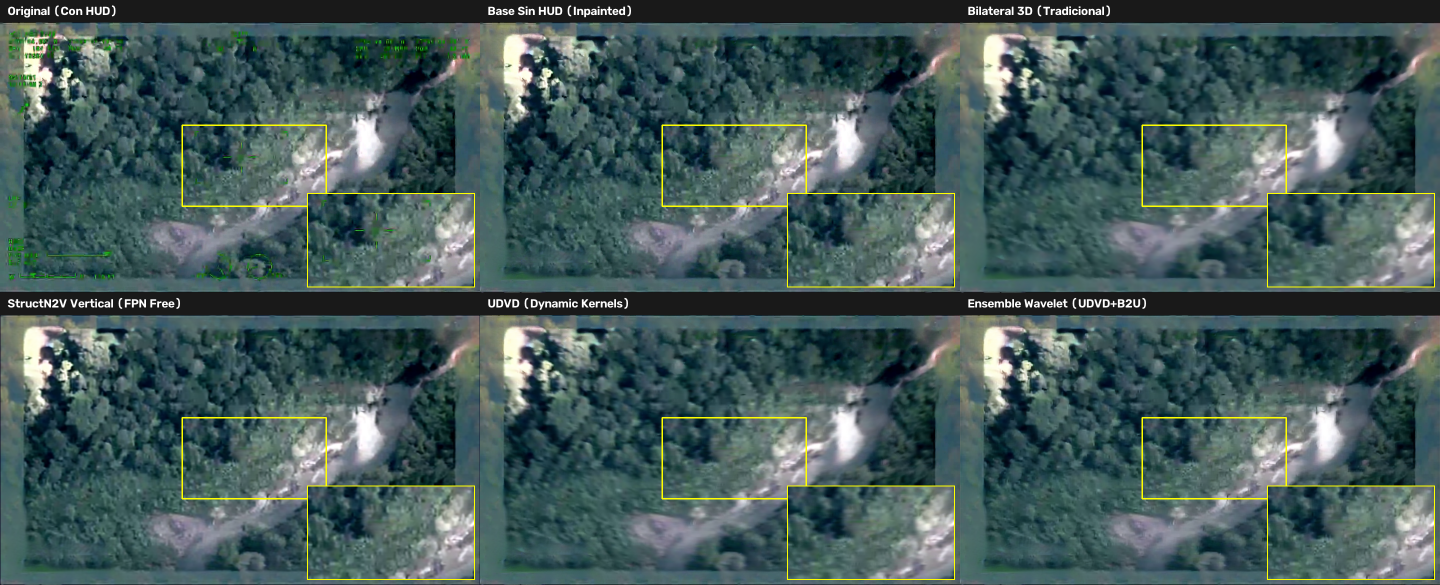
#> input picture figuras_tesis/mosaico_comparativo_f100.png, 2880 x 1170 px (shown at 1/2 size)
$ python -i caracterizar_regimenes_video.py   (imports and definitions only)   (older library calls are emulated)
#> lines starting #> are read from the running program, lines starting #| are printed output that depends on the picture; after the words box and inside, x2 and y2 are one past the last pixel; in counts of white or black regions, pixels touching at a corner belong together
#!/usr/bin/env python3
"""
==============================================================================
CARACTERIZACIÓN FÍSICA Y CONTEO DE REGÍMENES PARA VIDEOS FLIR (FAC)
==============================================================================
Analiza fotograma a fotograma la física de la escena y la firma del HUD
(esquina inferior izquierda) sin depender ciegamente de OCR.

Detecta y clasifica automáticamente los 4 regímenes operativos del sensor:
  1. HDIR_Termico: Sensor infrarrojo térmico (InSb / MWIR) -> delta_rgb ~ 0
  2. HDEO_Optico_HAZE: Sensor óptico visible con bruma/nube -> bajo contraste IQR
  3. HDEO_Optico_DDE_Activo: Sensor óptico con realce digital (DDE) -> alta energía laplaciana
  4. HDEO_Optico_Estandar: Sensor óptico en condiciones nominales

Genera automáticamente:
  - CSV con métricas por fotograma y asignación de régimen.
  - Gráfica de línea de tiempo temporal de los regímenes (timeline).
  - Gráfica de distribución porcentual y conteo (barras / torta).
  - Resumen textual con los intervalos continuos de frames de cada régimen.
==============================================================================
"""

import argparse
import json
import os
import re
import sys
from pathlib import Path

import cv2
import matplotlib
# [1 line not run here, left out]
import matplotlib.pyplot as plt
import numpy as np
import pandas as pd
from sklearn.cluster import KMeans
from tqdm import tqdm


def extraer_firma_esquina_inferior_izquierda(img_bgr):
    """
    Recorta la esquina inferior izquierda donde se encuentran HDEO/HDIR,
    HAZE, DDE, FOC y EXP, y extrae descriptores visuales de su contenido.
    """
    h, w, _ = img_bgr.shape
    # Coordenadas exactas de la esquina inferior izquierda del HUD (FLIR Star SAFIRE)
    y1, y2 = int(h * 0.75), int(h * 0.98)
    x1, x2 = 0, int(w * 0.25)
    roi = img_bgr[y1:y2, x1:x2]

    # Binarizar para aislar el texto blanco del HUD (típicamente píxeles >= 210)
    gray = cv2.cvtColor(roi, cv2.COLOR_BGR2GRAY)
    _, binaria = cv2.threshold(gray, 210, 255, cv2.THRESH_BINARY)

    # Analizar cuántas líneas de texto aparecen encendidas y su proyección vertical
    proyeccion_y = np.sum(binaria > 0, axis=1)
    lineas_activas = int(np.count_nonzero(proyeccion_y > 5))  # umbral de ancho de línea

    # Densidad de píxeles activos de texto en el HUD
    densidad_texto = float(np.mean(binaria > 0))

    return binaria, lineas_activas, densidad_texto


# [4 lines left out: function extraer_numero_frame, not called in this run]


def procesar_un_frame(ruta):
    """Procesa un único fotograma extrayendo sus descriptores físicos y de HUD."""
    img = cv2.imread(str(ruta))
#> img is the input picture: shape (1170, 2880, 3); mean B, G, R 89.3, 90.1, 69
    if img is None:
        return None

    h, w, _ = img.shape
#> h = 1170; w = 2880
    # Zona central de la escena (lejos del HUD perimetral)
    escena = img[int(h * 0.2) : int(h * 0.8), int(w * 0.2) : int(w * 0.8)]
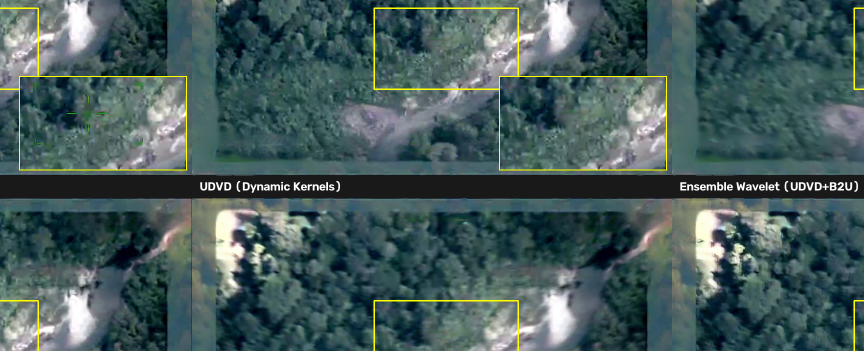
#> escena: shape (702, 1728, 3) (shown at 1/2 size); mean B, G, R 90.6, 91, 70.1
    b, g, r = cv2.split(escena.astype(np.float32))
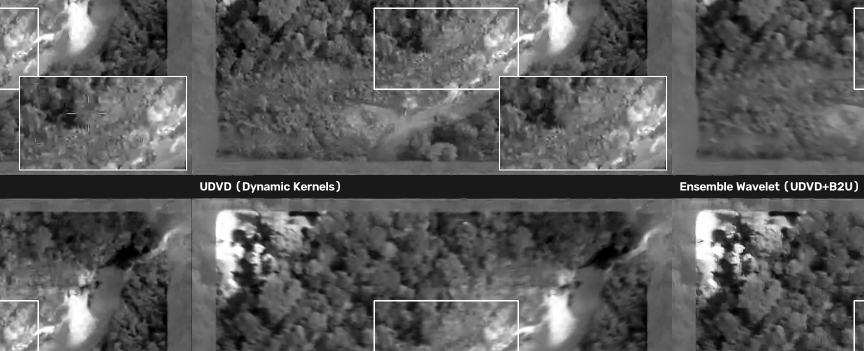
#> g: shape (702, 1728) float32 (shown at 1/2 size); min 0, max 255, mean 91
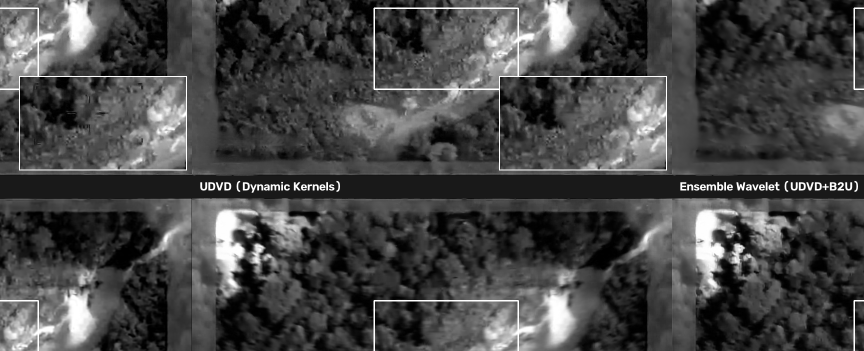
#> r: shape (702, 1728) float32 (shown at 1/2 size); min 0, max 255, mean 70.1
    gray_escena = cv2.cvtColor(escena, cv2.COLOR_BGR2GRAY)

    # 1. Métricas físicas de la escena
    # delta_rgb: si es térmico puro (monocromático codificado en 3 canales), delta_rgb ~ 0
    delta_rgb = float(np.median(np.abs(r - g) + np.abs(g - b)))
#> delta_rgb = 31

    # contraste_iqr: rango intercuartílico de intensidad (bruma/HAZE comprime el IQR)
    p75 = np.percentile(gray_escena, 75)
#> p75 = 103
    p25 = np.percentile(gray_escena, 25)
#> p25 = 53
    contraste_iqr = float(p75 - p25)
#> contraste_iqr = 50

    # Gradiente de alta frecuencia (detecta DDE / ruido de bordes estirado)
    lap = np.abs(cv2.Laplacian(gray_escena, cv2.CV_32F))
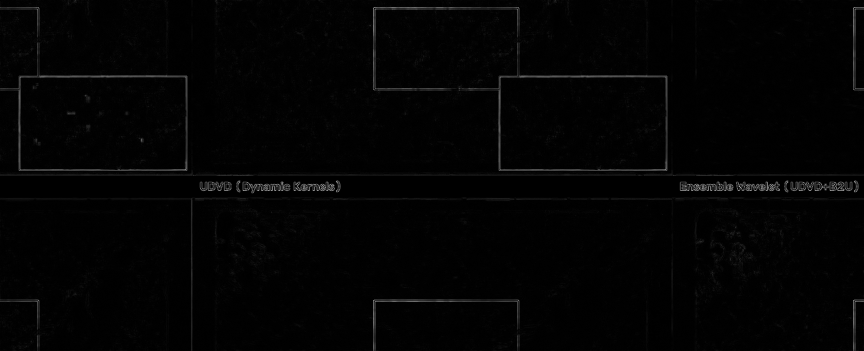
#> lap: shape (702, 1728) float32 (shown at 1/2 size); min 0, max 473, mean 6.2; drawn with min black and max white
    energia_bordes = float(np.median(lap))
#> energia_bordes = 2

    # Brillo mediano de la escena
    brillo_mediano = float(np.median(gray_escena))
#> brillo_mediano = 81

    # 2. Análisis del bloque inferior izquierdo (HUD)
    _, lineas_hud, densidad_hud = extraer_firma_esquina_inferior_izquierda(img)
#> in extraer_firma_esquina_inferior_izquierda, `roi = img_bgr[y1:y2, x1:x2]`:
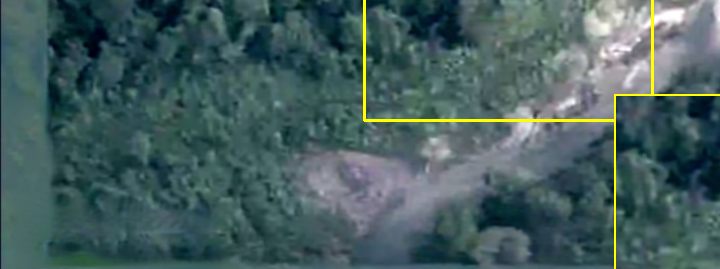
#> roi: shape (269, 720, 3); mean B, G, R 94.3, 94.1, 69.5
#> in extraer_firma_esquina_inferior_izquierda, `gray = cv2.cvtColor(roi, cv2.COLOR_BGR2GRAY)`:
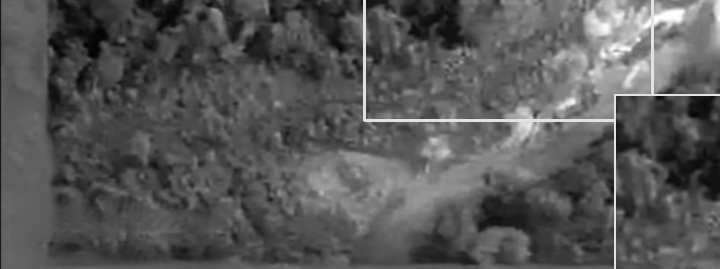
#> gray: shape (269, 720); min 1, max 255, mean 86.8
#> in extraer_firma_esquina_inferior_izquierda, `_, binaria = cv2.threshold(gray, 210, 255, cv2.THRESH_BINARY)`:
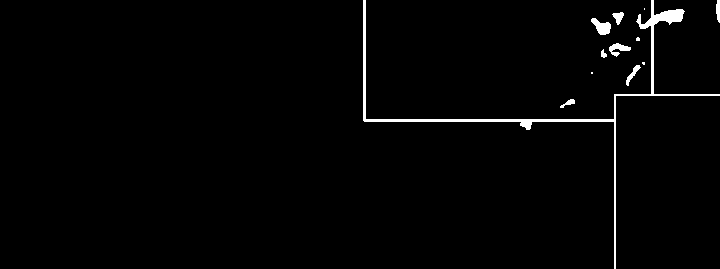
#> binaria: shape (269, 720); 1.6% white; 12 white regions (4 under 20 px), largest, box (x1, y1, x2, y2) and area: (363, 0, 720, 269) 2447, (591, 18, 611, 35) 197, (609, 43, 631, 57) 148
#> in extraer_firma_esquina_inferior_izquierda, `proyeccion_y = np.sum(binaria > 0, axis=1)`: proyeccion_y = 269 values, max 253 at index 119, min 2 at index 130, mean 11.79
#> in extraer_firma_esquina_inferior_izquierda, `lineas_activas = int(np.count_nonzero(proyeccion_y > 5))`: lineas_activas = 116
#> in extraer_firma_esquina_inferior_izquierda, `densidad_texto = float(np.mean(binaria > 0))`: densidad_texto = 0.0164
#> lineas_hud = 116; densidad_hud = 0.0164

    # 3. Lógica heurística robusta combinada
    if delta_rgb < 0.6:
        sensor_modo = "HDIR_Termico"
    elif contraste_iqr < 25.0:
        sensor_modo = "HDEO_Optico_HAZE"
    elif energia_bordes > 12.0:
        sensor_modo = "HDEO_Optico_DDE_Activo"
    else:
        sensor_modo = "HDEO_Optico_Estandar"

#> (the run stopped early here; a loop or call above may not have finished)

$ run again, on figuras_tesis/mosaico_comparativo_f560.png
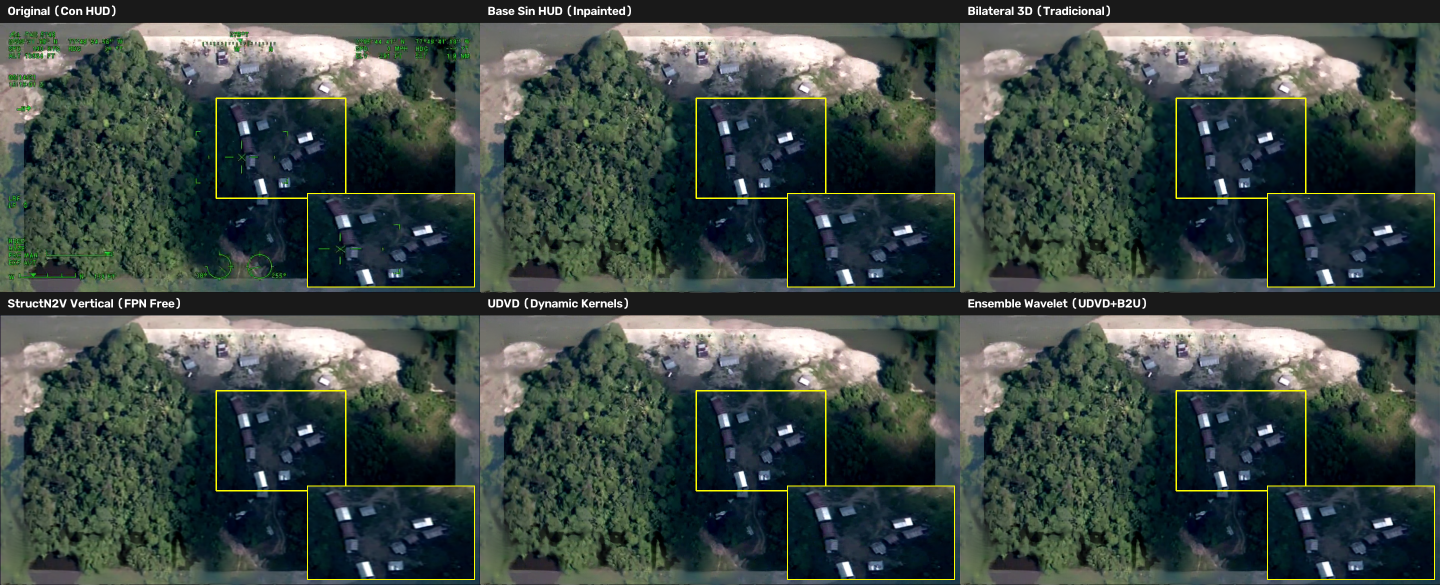
#> input picture figuras_tesis/mosaico_comparativo_f560.png, 2880 x 1170 px (shown at 1/2 size)
#> in procesar_un_frame, img is the input picture: shape (1170, 2880, 3); mean B, G, R 68.4, 72.8, 61.7
#> delta_rgb = 27
#> p75 = 93
#> p25 = 25
#> contraste_iqr = 68
#> in procesar_un_frame, `lap = np.abs(cv2.Laplacian(gray_escena, cv2.CV_32F))`:
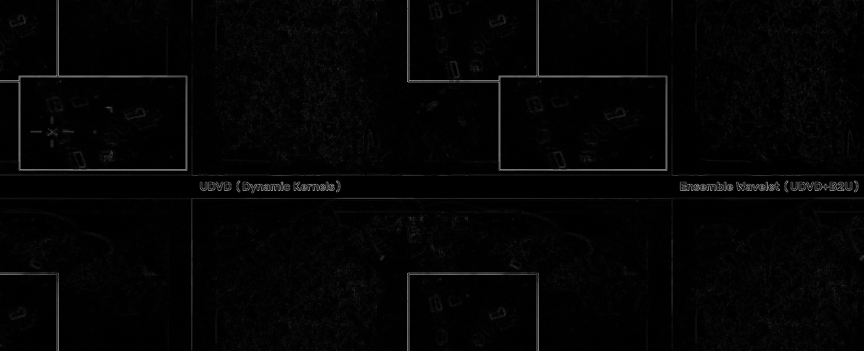
#> lap: shape (702, 1728) float32 (shown at 1/2 size); min 0, max 473, mean 8.4; drawn with min black and max white
#> energia_bordes = 3
#> brillo_mediano = 59
#> in extraer_firma_esquina_inferior_izquierda, `_, binaria = cv2.threshold(gray, 210, 255, cv2.THRESH_BINARY)`:
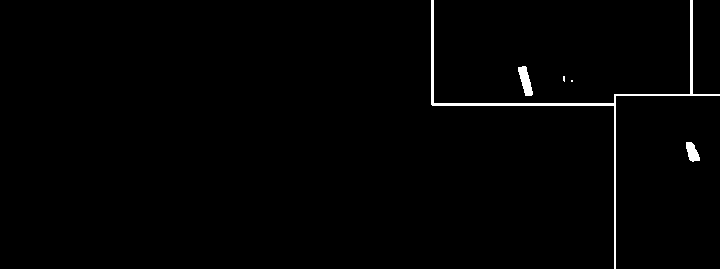
#> binaria: shape (269, 720); 1.1% white; 5 white regions (2 under 20 px), largest, box (x1, y1, x2, y2) and area: (431, 0, 720, 269) 1697, (518, 66, 533, 96) 258, (686, 142, 700, 162) 184
#> proyeccion_y = 269 values, max 185 at index 103, min 2 at index 106, mean 8.01
#> lineas_activas = 118
#> densidad_texto = 0.0111
#> lineas_hud = 118; densidad_hud = 0.0111

$ run again, on figuras_tesis/mosaico_comparativo_f600.png
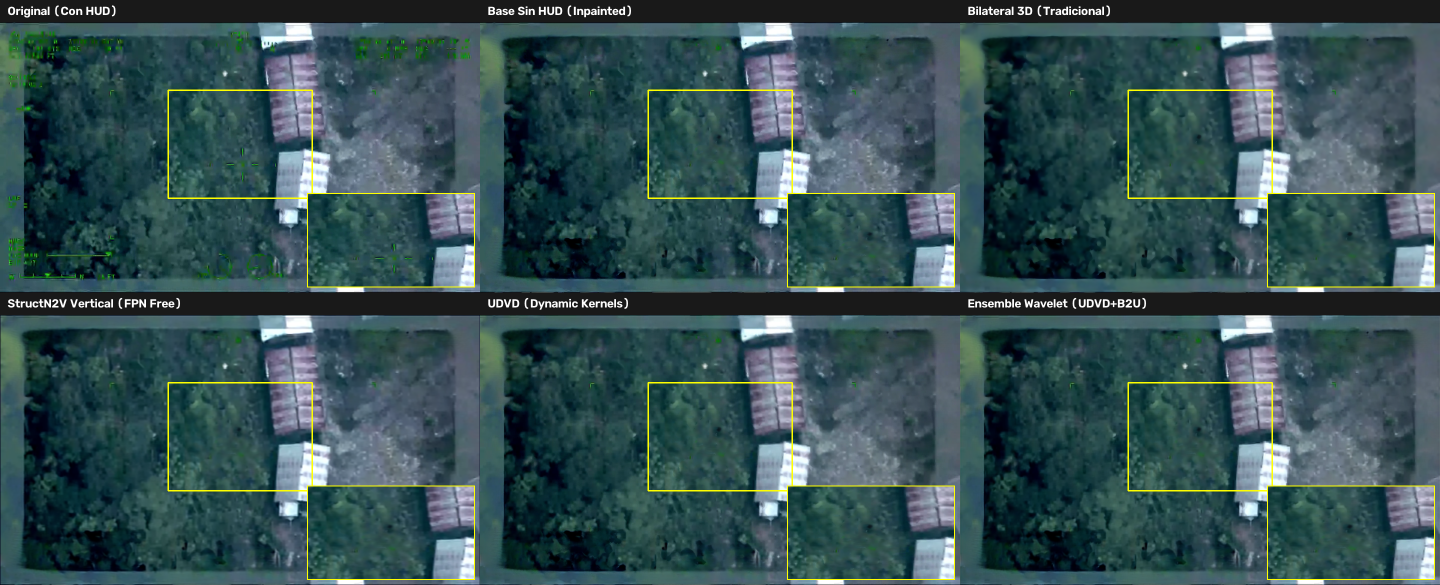
#> input picture figuras_tesis/mosaico_comparativo_f600.png, 2880 x 1170 px (shown at 1/2 size)
#> in procesar_un_frame, img is the input picture: shape (1170, 2880, 3); mean B, G, R 83, 80, 54.3
#> delta_rgb = 37
#> p75 = 90
#> p25 = 47
#> contraste_iqr = 43
#> in procesar_un_frame, `lap = np.abs(cv2.Laplacian(gray_escena, cv2.CV_32F))`:
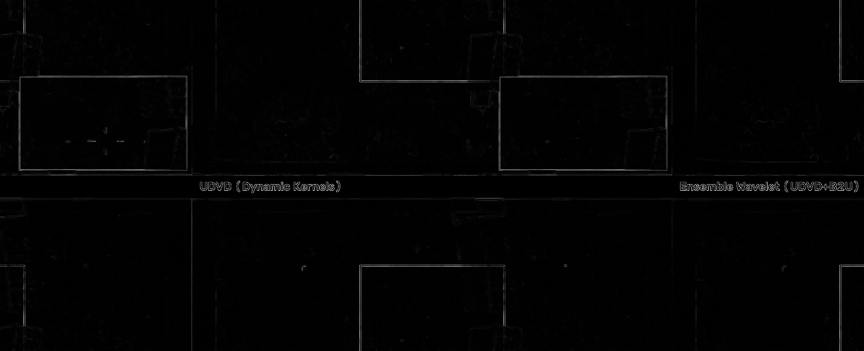
#> lap: shape (702, 1728) float32 (shown at 1/2 size); min 0, max 473, mean 5.5; drawn with min black and max white
#> energia_bordes = 2
#> brillo_mediano = 67
#> in extraer_firma_esquina_inferior_izquierda, `_, binaria = cv2.threshold(gray, 210, 255, cv2.THRESH_BINARY)`:
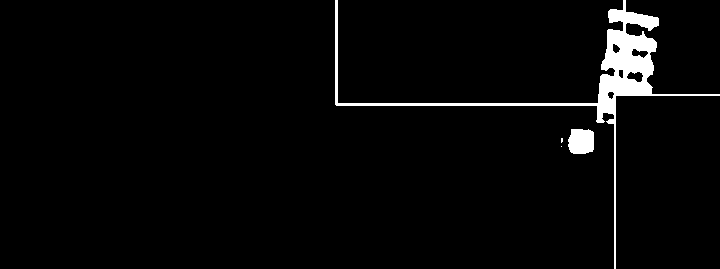
#> binaria: shape (269, 720); 3.1% white; 4 white regions (2 under 20 px), largest, box (x1, y1, x2, y2) and area: (335, 0, 720, 269) 5380, (568, 129, 594, 154) 580
#> proyeccion_y = 269 values, max 281 at index 103, min 2 at index 124, mean 22.19
#> lineas_activas = 149
#> densidad_texto = 0.0308
#> lineas_hud = 149; densidad_hud = 0.0308
